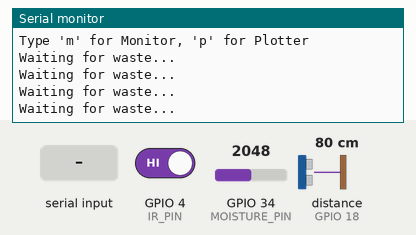
Simulated run of this sketch. Board: ESP32. On the bench: the last lines printed to the serial monitor. The inputs (shaded band) are chosen by the test bench; at power-on: GPIO 4 (IR_PIN) HIGH, distance to the obstacle (sensor on GPIO 18) 80 cm, GPIO 34 (MOISTURE_PIN) = 2048. The echo pulse lasts 58.3 µs per cm.

Above: at 1.8 s.
1.9 s: GPIO 4 (IR_PIN) driven LOW
At 3.2 s:
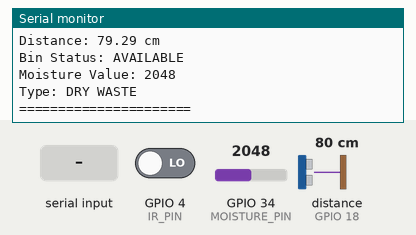
3.5 s: distance to the obstacle (sensor on GPIO 18) set to 2 cm
6.5 s: GPIO 34 (MOISTURE_PIN) set to 1960
At 9.2 s:
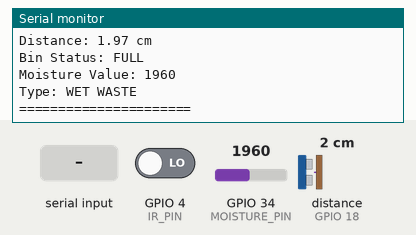
9.5 s: "m" received over Serial
12.5 s: "p" received over Serial
At 14.4 s:
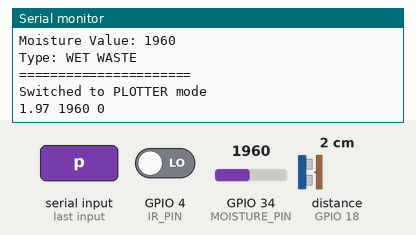
15.5 s: distance to the obstacle (sensor on GPIO 18) set to 4 cm
At 17.8 s:
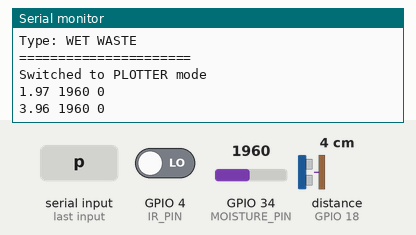

The sketch:

smart_waste_bin.ino
```cpp
#define TRIG 5
#define ECHO 18
#define IR_PIN 4
#define MOISTURE_PIN 34

int mode = 0;

void setup() {
  Serial.begin(115200);

  pinMode(TRIG, OUTPUT);
  pinMode(ECHO, INPUT);
  pinMode(IR_PIN, INPUT);

  Serial.println("Type 'm' for Monitor, 'p' for Plotter");
}

void loop() {

  if (Serial.available()) {
    char input = Serial.read();

    if (input == 'm') {
      mode = 0;
      Serial.println("Switched to MONITOR mode");
    }
    else if (input == 'p') {
      mode = 1;
      Serial.println("Switched to PLOTTER mode");
    }
  }

  int ir = digitalRead(IR_PIN);

  if (ir == LOW) {

    // -------- ULTRASONIC --------
    long duration;
    float distance;

    digitalWrite(TRIG, LOW);
    delayMicroseconds(2);

    digitalWrite(TRIG, HIGH);
    delayMicroseconds(10);
    digitalWrite(TRIG, LOW);

    duration = pulseIn(ECHO, HIGH);
    distance = duration * 0.034 / 2;

    // -------- MOISTURE --------
    int moisture = analogRead(MOISTURE_PIN);

    // -------- OUTPUT --------
    if (mode == 0) {

      Serial.println("Waste Detected!");

      Serial.print("Distance: ");
      Serial.print(distance);
      Serial.println(" cm");

      if (distance < 10) {
        Serial.println("Bin Status: FULL");
      }
      else {
        Serial.println("Bin Status: AVAILABLE");
      }

      Serial.print("Moisture Value: ");
      Serial.println(moisture);

      if (moisture < 2000) {
        Serial.println("Type: WET WASTE");
      }
      else {
        Serial.println("Type: DRY WASTE");
      }

      Serial.println("======================");
    }

    else {

      Serial.print(distance);
      Serial.print(" ");
      Serial.print(moisture);
      Serial.print(" ");
      Serial.println(ir);
    }

    delay(3000);
  }

  else {

    if (mode == 0) {
      Serial.println("Waiting for waste...");
    }

    delay(500);
  }
}
```

Measured:
- after the input at 1.9 s, the serial monitor: prints a new line after 0.11 s (image 1)
- after the input at 6.5 s, the serial monitor: prints a new line after 1.5 s (image 2)
- after the input at 12.5 s, the serial monitor: prints a new line after 1.5 s (image 3)
- after the input at 15.5 s, the serial monitor: prints a new line after 1.5 s (image 4)
